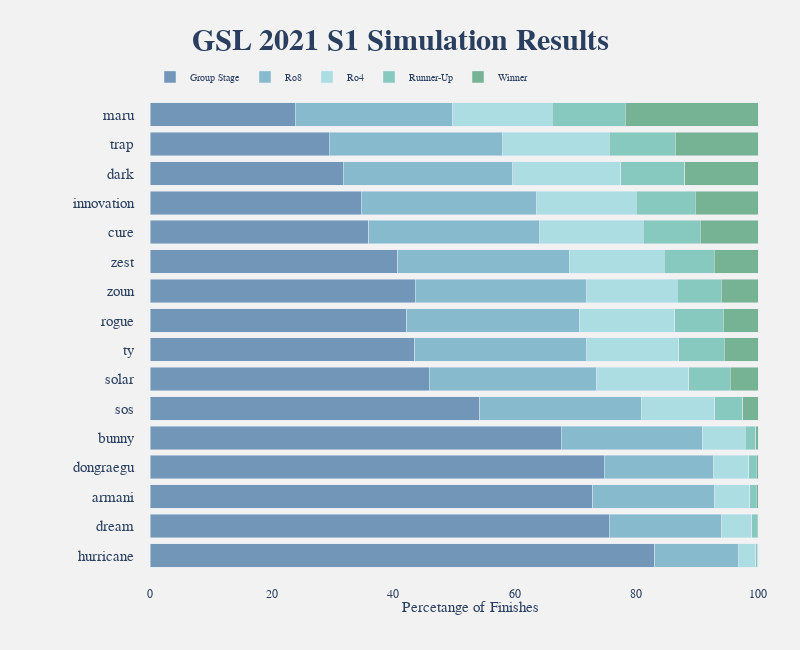

Notebook cell for this chart:
### Code cell
# GSL Results stacked bar
players = list(gsl_perc['player'])
cols = ['group_stage', 'ro8', 'ro4', 'second', 'first']
names = ['Group Stage', 'Ro8', 'Ro4', 'Runner-Up', 'Winner']
#colors = ['#99B898', '#FECEA8', '#FF857C', '#E84A5F', '#2A363B']
#colors = ['#F8B195', '#F67280', '#C06C84', '#6C5B7B', '#355C7D']
colors = ['#7196b7', '#88bace', '#abdde3', '#88c9bf', '#76b394']
# teal, white, cream, blue, orange
#colors = ['#72CEC1', '#FDF3E5','#FFD491', '#6F719E', '#FF7F5C']

fig = go.Figure()

# Add each round's finishes
for i in range(len(cols)):
    fig.add_trace(
        go.Bar(
            x = gsl_perc[cols[i]],
            y = players,
            name = names[i],
            orientation='h',
            marker=dict(color=colors[i],)
                        #line=dict(width=1, color='black'))
        )
    )

annotations = list()

# Annotate some bars


# Chart layout info
fig.update_layout(barmode='stack', 
                    # Set background colors
                    plot_bgcolor='#f2f2f2',
                    paper_bgcolor = '#f2f2f2',
                    # Title information
                    title = dict(
                        text = '<b>''GSL 2021 S1 Simulation Results''<b>',
                        x = 0.5,
                        font = dict(size=30)
                    ),
                    # Axes information
                    xaxis = dict(showgrid=False, showline=False, zeroline=False, 
                                    title = 'Percetange of Finishes', titlefont = dict(size=15)),
                    yaxis = dict(tickfont=dict(size=15), autorange='reversed'),
                    # Sizing information
                    margin = dict(l=150, r=10, t=100, b=80, pad=15),
                    width=800,
                    height=650,
                    # Legend information
                    legend = dict(
                        y = 1.08,
                        orientation = 'h',
                        #y = 1.08,
                        font = dict(size=10),
                        traceorder = 'normal'
                    ),
                    # Font
                    font=dict(family='Helvetica'),
                    # annotations
                    annotations = annotations)

fig.show()
#fig.write_image('plots/gsl_stacked_bar.png')

### Figure 1 — Plotly figure (JSON) as saved in the notebook; plotly's stock layout.template omitted (floating-point values rounded to 4 significant figures)
{"data": [{"marker": {"color": "#7196b7"}, "name": "Group Stage", "orientation": "h", "type": "bar", "x": [23.87, 29.5, 31.81, 34.76, 35.99, 40.75, 43.66, 42.25, 43.54, 45.9, 54.25, 67.67, 74.69, 72.81, 75.53, 83.03], "y": ["maru", "trap", "dark", "innovation", "cure", "zest", "zoun", "rogue", "ty", "solar", "sos", "bunny", "dongraegu", "armani", "dream", "hurricane"]}, {"marker": {"color": "#88bace"}, "name": "Ro8", "orientation": "h", "type": "bar", "x": [25.96, 28.56, 27.89, 28.83, 28.13, 28.22, 28.17, 28.38, 28.27, 27.58, 26.56, 23.14, 18.03, 19.98, 18.53, 13.8], "y": ["maru", "trap", "dark", "innovation", "cure", "zest", "zoun", "rogue", "ty", "solar", "sos", "bunny", "dongraegu", "armani", "dream", "hurricane"]}, {"marker": {"color": "#abdde3"}, "name": "Ro4", "orientation": "h", "type": "bar", "x": [16.34, 17.49, 17.7, 16.43, 17.04, 15.64, 14.89, 15.66, 15.19, 15.13, 12.04, 7.13, 5.767, 5.827, 4.953, 2.777], "y": ["maru", "trap", "dark", "innovation", "cure", "zest", "zoun", "rogue", "ty", "solar", "sos", "bunny", "dongraegu", "armani", "dream", "hurricane"]}, {"marker": {"color": "#88c9bf"}, "name": "Runner-Up", "orientation": "h", "type": "bar", "x": [11.99, 10.86, 10.55, 9.64, 9.337, 8.22, 7.23, 7.973, 7.47, 6.843, 4.637, 1.68, 1.203, 1.133, 0.8567, 0.3767], "y": ["maru", "trap", "dark", "innovation", "cure", "zest", "zoun", "rogue", "ty", "solar", "sos", "bunny", "dongraegu", "armani", "dream", "hurricane"]}, {"marker": {"color": "#76b394"}, "name": "Winner", "orientation": "h", "type": "bar", "x": [21.85, 13.59, 12.06, 10.35, 9.51, 7.173, 6.047, 5.737, 5.53, 4.553, 2.513, 0.38, 0.3067, 0.25, 0.1333, 0.02333], "y": ["maru", "trap", "dark", "innovation", "cure", "zest", "zoun", "rogue", "ty", "solar", "sos", "bunny", "dongraegu", "armani", "dream", "hurricane"]}], "layout": {"barmode": "stack", "font": {"family": "Helvetica"}, "height": 650, "legend": {"font": {"size": 10}, "orientation": "h", "traceorder": "normal", "y": 1.08}, "margin": {"b": 80, "l": 150, "pad": 15, "r": 10, "t": 100}, "paper_bgcolor": "#f2f2f2", "plot_bgcolor": "#f2f2f2", "title": {"font": {"size": 30}, "text": "<b>GSL 2021 S1 Simulation Results<b>", "x": 0.5}, "width": 800, "xaxis": {"showgrid": false, "showline": false, "title": {"font": {"size": 15}, "text": "Percetange of Finishes"}, "zeroline": false}, "yaxis": {"autorange": "reversed", "tickfont": {"size": 15}}}}
